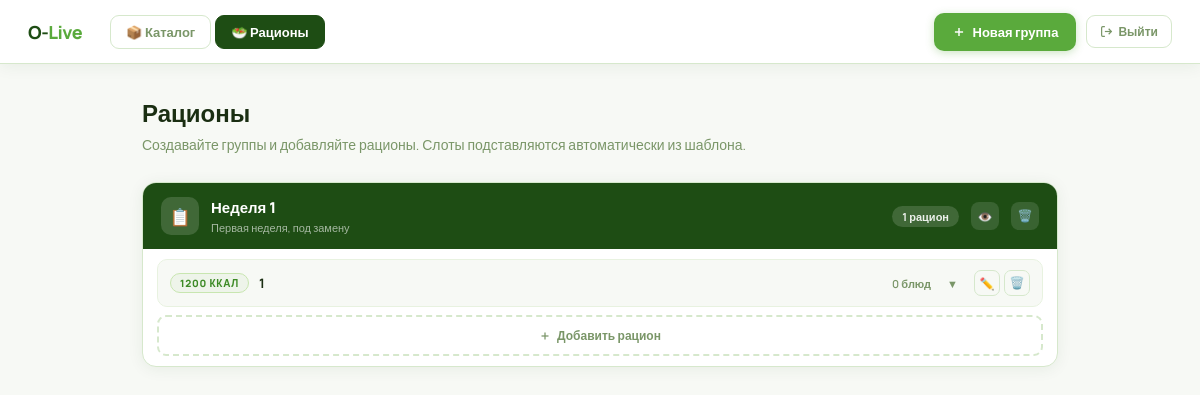
Before: /rations/ (signed in) with the older database file.
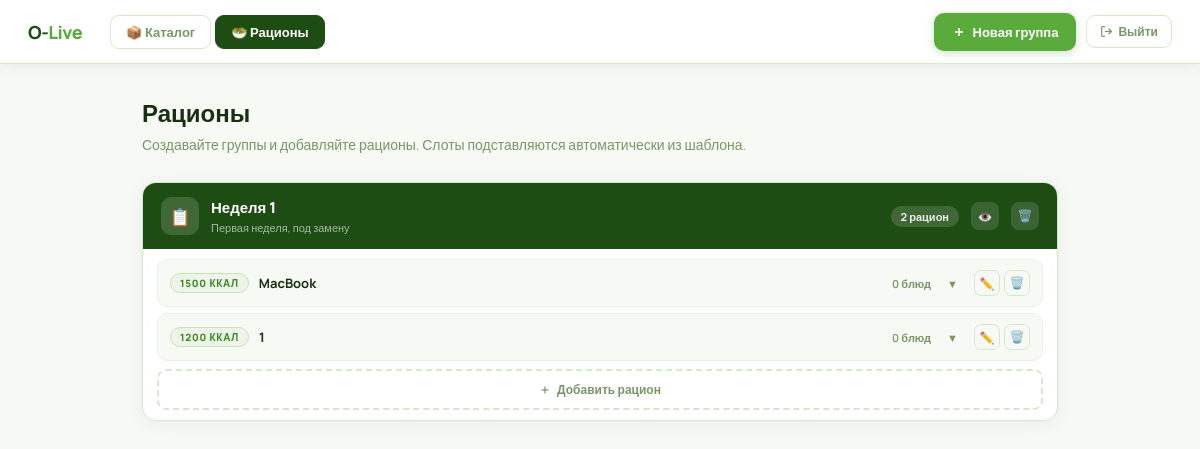
After: the same page with the newer database file.
### myapp/models.py (models this page shows, shortened)
class RationGroup(models.Model):
    name = models.CharField(max_length=300, verbose_name="Название группы")
    description = models.TextField(null=True, blank=True, verbose_name="Описание")
    created_at = models.DateTimeField(auto_now_add=True)
    class Meta:
        verbose_name = "Группа рационов"
        verbose_name_plural = "Группы рационов"
        ordering = ["-created_at"]

class Ration(models.Model):
    group = models.ForeignKey(
        RationGroup, on_delete=models.CASCADE,
        related_name="rations", verbose_name="Группа",
        null=True, blank=True,
    )
    name = models.CharField(max_length=300, verbose_name="Название рациона")
    kcal_category = models.IntegerField(choices=KCAL_CATEGORIES, verbose_name="Категория калорийности")
    notes = models.TextField(blank=True, null=True, verbose_name="Примечания")
    created_at = models.DateTimeField(auto_now_add=True)
    updated_at = models.DateTimeField(auto_now=True)
    class Meta:
        verbose_name = "Рацион"
        verbose_name_plural = "Рационы"
        ordering = ["-created_at"]

### myapp/views.py (the view)
# urls.py: path("rations/", views.ration_group_list, name="ration_group_list"),
def ration_group_list(request):
    groups = RationGroup.objects.prefetch_related("rations__slots__product").all()
    groups_data = []
    for g in groups:
        rations = list(g.rations.all())
        rations_info = []
        for r in rations:
            slots = list(r.slots.select_related("product", "meal_time").order_by("order", "meal_time__order"))
            filled_slots = [s for s in slots if s.product_id]
            total_kcal = sum(float(s.product.kcal_per_serving or 0) for s in filled_slots)
            rations_info.append({
                "ration": r,
                "slots": filled_slots,  # ← передаём только заполненные
                "total_kcal": round(total_kcal, 1),
                "filled_count": len(filled_slots),
            })
        groups_data.append({
            "group": g,
            "rations_info": rations_info,
            "count": len(rations),
        })
    tmpl_data = {}
    for kcal, _ in KCAL_CATEGORIES:
        try:
            tmpl = RationTemplate.objects.prefetch_related("slots__meal_time").get(kcal_category=kcal)
            tmpl_data[kcal] = [
                {"name": s.meal_time.name, "icon": s.meal_time.icon}
                for s in tmpl.slots.order_by("order")
            ]
        except RationTemplate.DoesNotExist:
            tmpl_data[kcal] = []
    return render(request, "myapp/ration_group_list.html", {
        "groups_data": groups_data,
        "ration_kcal_choices": KCAL_CATEGORIES,
        "slot_icons": SLOT_ICONS,
        "tmpl_data_json": json.dumps(tmpl_data, ensure_ascii=False),
        "slot_labels_json": json.dumps(SLOT_LABELS, ensure_ascii=False),
    })

### myapp/templates/myapp/ration_group_list.html (shortened to what this page needs)
{% load custom_filters %}
<!DOCTYPE html>
<html lang="ru">
<head>
</head>
<body>
<div class="topbar">
  <span class="logo-text">O-<em>Live</em></span>
  <nav class="nav-tabs">
    <a href="/" class="nav-tab">📦 Каталог</a>
    <a href="{% url 'ration_group_list' %}" class="nav-tab active">🥗 Рационы</a>
  </nav>
  <div class="topbar-right">
    <button class="create-btn" onclick="openGroupModal()">
      <svg width="14" height="14" viewBox="0 0 24 24" fill="none" stroke="currentColor" stroke-width="2.5">
        <line x1="12" y1="5" x2="12" y2="19"/><line x1="5" y1="12" x2="19" y2="12"/>
      </svg>
      Новая группа
    </button>
    <form method="post" action="{% url 'logout' %}" style="display:contents">
      <button type="submit" class="logout-btn" title="Выйти из системы">
        <svg width="13" height="13" viewBox="0 0 24 24" fill="none" stroke="currentColor" stroke-width="2.2">
          <path d="M9 21H5a2 2 0 0 1-2-2V5a2 2 0 0 1 2-2h4"/>
          <polyline points="16 17 21 12 16 7"/>
          <line x1="21" y1="12" x2="9" y2="12"/>
        </svg>
        Выйти
      </button>
    </form>
  </div>
</div>
<div class="main">
  <div class="page-title">Рационы</div>
  <div class="page-sub">Создавайте группы и добавляйте рационы. Слоты подставляются автоматически из шаблона.</div>
  {% if groups_data %}
  <div class="groups-list">
    {% for gd in groups_data %}
    {% with g=gd.group %}
    <div class="group-card">
      <div class="group-header">
        <div class="group-icon">📋</div>
        <div class="group-info">
          <div class="group-title">{{ g.name }}</div>
          {% if g.description %}<div class="group-desc">{{ g.description }}</div>{% endif %}
        </div>
        <div class="group-count">{{ gd.count }} рацион{{ gd.count|pluralize:",,ов" }}</div>
        <a href="{% url 'ration_group_detail' g.pk %}" class="grp-del-btn"
   title="Просмотр группы" style="text-decoration:none;">👁️</a>
        <button class="grp-del-btn" onclick="confirmDel('group', {{ g.pk }}, '{{ g.name|escapejs }}')" title="Удалить группу">🗑️</button>
      </div>
      <div class="rations-list">
        {% for ri in gd.rations_info %}
        {% with r=ri.ration %}
        <div class="ration-item" id="ri-{{ r.pk }}">
          <div class="ration-row">
            <span class="ration-kcal">{{ r.kcal_category }} ккал</span>
            <span class="ration-name">{{ r.name }}</span>
            <span class="ration-dish-count">{{ ri.filled_count }} блюд</span>
            <button class="accordion-btn" onclick="toggleAccordion({{ r.pk }})" title="Показать блюда">
              <span class="accordion-arrow">▼</span>
            </button>
            <div class="ration-btns">
              <a href="{% url 'ration_edit' r.pk %}" class="r-btn" title="Редактировать">✏️</a>
              <button class="r-btn del" onclick="confirmDel('ration', {{ r.pk }}, '{{ r.name|escapejs }}')" title="Удалить рацион">🗑️</button>
            </div>
          </div>
        </div>
        {% endwith %}
        {% endfor %}
        <button class="add-ration-btn" onclick="openRationModal({{ g.pk }})">
          <svg width="12" height="12" viewBox="0 0 24 24" fill="none" stroke="currentColor" stroke-width="2.5">
            <line x1="12" y1="5" x2="12" y2="19"/><line x1="5" y1="12" x2="19" y2="12"/>
          </svg>
          Добавить рацион
        </button>
      </div>
    </div>
    {% endwith %}
    {% endfor %}
  </div>
  {% endif %}
</div>
</body>
</html>

Changed rows visible on the page:
computed for RationGroup "Неделя 1": count "1" → "2"
added Ration: ration.kcal_category "1500", ration.name "MacBook", filled_count "0"
